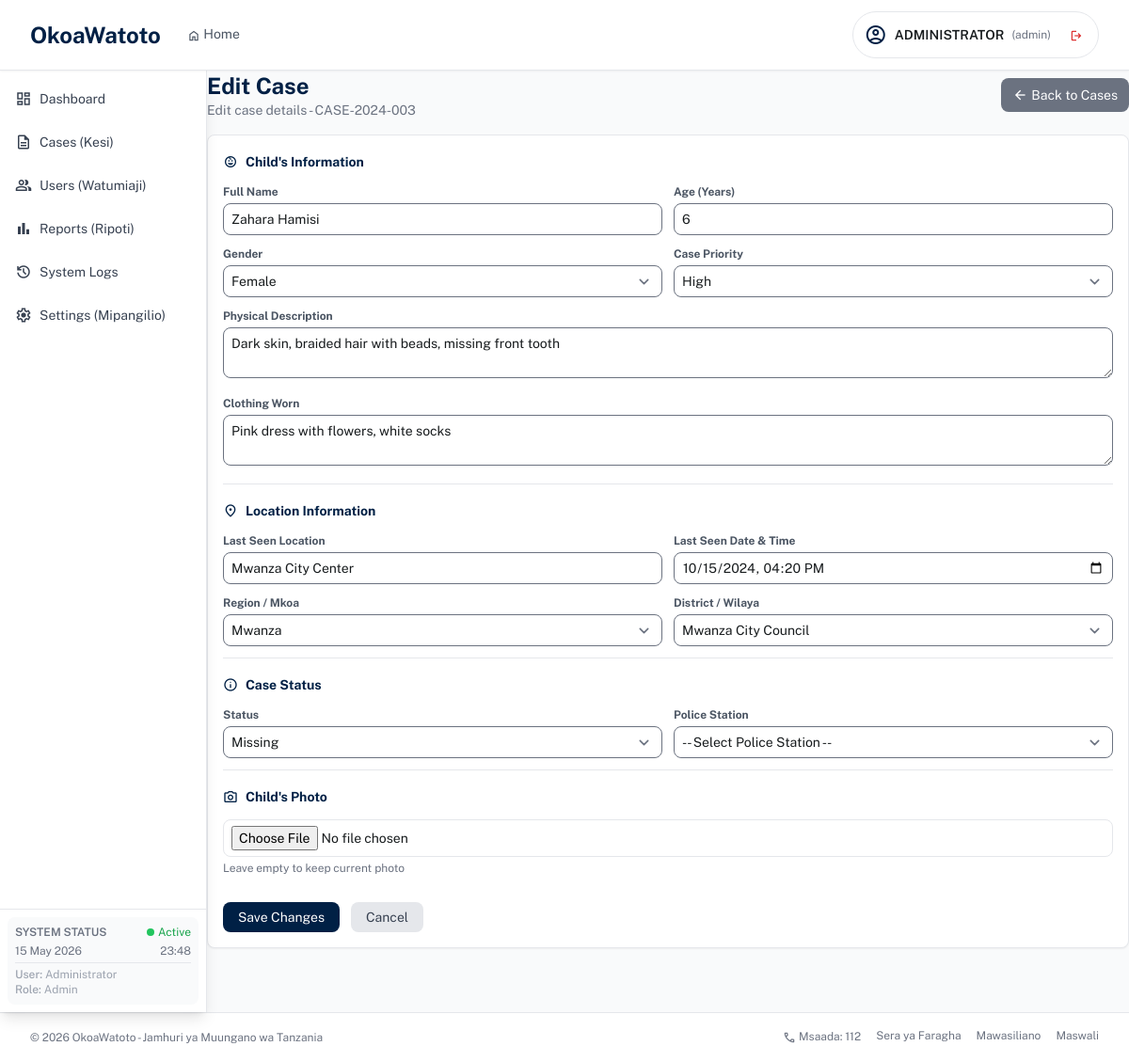
Page /admin/edit-case.php?id=3 (signed in) on the committed database.
### tables this page shows
CREATE TABLE `children_reports` (
  `id` int(11) NOT NULL,
  `case_number` varchar(50) NOT NULL,
  `child_name` varchar(100) DEFAULT NULL,
  `age` int(11) DEFAULT NULL,
  `gender` enum('Male','Female','Other') DEFAULT NULL,
  `description` text DEFAULT NULL,
  `clothing` text DEFAULT NULL,
  `health_status` enum('Safe','Injured','In Danger','Unknown') DEFAULT 'Unknown',
  `status` enum('Missing','Found','Reunited') DEFAULT 'Missing',
  `last_seen_location` varchar(255) DEFAULT NULL,
  `region_id` int(11) DEFAULT NULL,
  `district_id` int(11) DEFAULT NULL,
  `ward_id` int(11) DEFAULT NULL,
  `last_seen_date` datetime DEFAULT NULL,
  `specific_address` text DEFAULT NULL,
  `latitude` decimal(10,8) DEFAULT NULL,
  `longitude` decimal(11,8) DEFAULT NULL,
  `photo` varchar(255) DEFAULT NULL,
  `additional_photos` text DEFAULT NULL,
  `reporter_name` varchar(100) DEFAULT NULL,
  `reporter_phone` varchar(20) DEFAULT NULL,
  `reporter_email` varchar(100) DEFAULT NULL,
  `reporter_type` enum('Parent','Police','Witness','Other','Relative','Teacher') DEFAULT NULL,
  `reporter_id` int(11) DEFAULT NULL,
  `police_station_id` int(11) DEFAULT NULL,
  `investigating_officer` varchar(100) DEFAULT NULL,
  `officer_badge` varchar(50) DEFAULT NULL,
  `case_priority` enum('High','Medium','Low') DEFAULT 'Medium',
  `created_at` timestamp NOT NULL DEFAULT current_timestamp(),
  `updated_at` timestamp NOT NULL DEFAULT current_timestamp() ON UPDATE current_timestamp()
);

CREATE TABLE `regions` (
  `id` int(11) NOT NULL,
  `region_name` varchar(100) NOT NULL,
  `region_code` varchar(10) DEFAULT NULL,
  `created_at` timestamp NOT NULL DEFAULT current_timestamp(),
  `latitude` decimal(10,8) DEFAULT NULL,
  `longitude` decimal(11,8) DEFAULT NULL
);

### admin/edit-case.php (the view, shortened to what this page needs)
<?php
require_once '../config/database.php';
require_once 'includes/admin-header.php';
$case_id = isset($_GET['id']) ? (int)$_GET['id'] : 0;
$case_type = $_GET['type'] ?? 'missing';
if ($case_type == 'missing') {
    $stmt = $pdo->prepare("SELECT * FROM children_reports WHERE id = ?");
    $stmt->execute([$case_id]);
    $case = $stmt->fetch();
    $stmt_regions = $pdo->query("SELECT id, region_name FROM regions ORDER BY region_name");
    $regions = $stmt_regions->fetchAll();
    $stmt_districts = $pdo->query("SELECT id, region_id, district_name FROM districts ORDER BY district_name");
    $all_districts = $stmt_districts->fetchAll();
    $districts_by_region = [];
    foreach ($all_districts as $district) {
        $districts_by_region[$district['region_id']][] = $district;
    }
}
require_once 'includes/admin-sidebar.php';
?>
<div class="mb-4">
    <div class="flex flex-col md:flex-row justify-between items-start md:items-center gap-3">
        <div>
            <h1 class="text-xl md:text-2xl font-bold text-primary">Edit Case</h1>
            <p class="text-gray-500 text-sm">Edit case details - <?php echo $case['case_number']; ?></p>
        </div>
        <a href="cases.php?type=<?php echo $case_type; ?>" class="bg-gray-500 text-white px-3 py-1.5 rounded-lg text-sm hover:bg-gray-600 transition-colors flex items-center gap-1">
            <span class="material-symbols-outlined text-base">arrow_back</span>
            Back to Cases
        </a>
    </div>
</div>
<div class="bg-white rounded-lg border border-gray-200 shadow-sm">
    <?php if($case_type == 'missing'): ?>
    <form method="POST" enctype="multipart/form-data" class="p-4 space-y-4">
        <div class="border-b border-gray-200 pb-3">
            <h2 class="text-sm font-bold text-primary mb-3 flex items-center gap-2">
                <span class="material-symbols-outlined text-base">child_care</span>
                Child's Information
            </h2>
            <div class="grid grid-cols-1 md:grid-cols-2 gap-3">
                <div>
                    <label class="block text-xs font-bold mb-1 text-gray-600">Full Name</label>
                    <input type="text" name="child_name" value="<?php echo htmlspecialchars($case['child_name']); ?>" required
                           class="w-full px-2 py-1.5 text-sm border rounded-lg focus:ring-2 focus:ring-primary">
                </div>
                <div>
                    <label class="block text-xs font-bold mb-1 text-gray-600">Age (Years)</label>
                    <input type="number" name="age" value="<?php echo $case['age']; ?>" required
                           class="w-full px-2 py-1.5 text-sm border rounded-lg focus:ring-2 focus:ring-primary">
                </div>
                <div>
                    <label class="block text-xs font-bold mb-1 text-gray-600">Gender</label>
                    <select name="gender" required class="w-full px-2 py-1.5 text-sm border rounded-lg">
                        <option value="Female" <?php echo $case['gender'] == 'Female' ? 'selected' : ''; ?>>Female</option>
                    </select>
                </div>
                <div>
                    <label class="block text-xs font-bold mb-1 text-gray-600">Case Priority</label>
                    <select name="case_priority" class="w-full px-2 py-1.5 text-sm border rounded-lg">
                        <option value="High" <?php echo ($case['case_priority'] ?? 'Medium') == 'High' ? 'selected' : ''; ?>>High</option>
                    </select>
                </div>
            </div>
            <div class="mt-3">
                <label class="block text-xs font-bold mb-1 text-gray-600">Physical Description</label>
                <textarea name="description" rows="2" required
                          class="w-full px-2 py-1.5 text-sm border rounded-lg"><?php echo htmlspecialchars($case['description']); ?></textarea>
            </div>
            <div class="mt-3">
                <label class="block text-xs font-bold mb-1 text-gray-600">Clothing Worn</label>
                <textarea name="clothing" rows="2" required
                          class="w-full px-2 py-1.5 text-sm border rounded-lg"><?php echo htmlspecialchars($case['clothing']); ?></textarea>
            </div>
        </div>
        <div class="border-b border-gray-200 pb-3">
            <h2 class="text-sm font-bold text-primary mb-3 flex items-center gap-2">
                <span class="material-symbols-outlined text-base">location_on</span>
                Location Information
            </h2>
            <div class="grid grid-cols-1 md:grid-cols-2 gap-3">
                <div>
                    <label class="block text-xs font-bold mb-1 text-gray-600">Last Seen Location</label>
                    <input type="text" name="last_seen_location" value="<?php echo htmlspecialchars($case['last_seen_location']); ?>" required
                           class="w-full px-2 py-1.5 text-sm border rounded-lg">
                </div>
                <div>
                    <label class="block text-xs font-bold mb-1 text-gray-600">Last Seen Date & Time</label>
                    <input type="datetime-local" name="last_seen_date" value="<?php echo date('Y-m-d\TH:i', strtotime($case['last_seen_date'])); ?>" required
                           class="w-full px-2 py-1.5 text-sm border rounded-lg">
                </div>
                <div>
                    <label class="block text-xs font-bold mb-1 text-gray-600">Region / Mkoa</label>
                    <select name="region_id" id="region_id" class="w-full px-2 py-1.5 text-sm border rounded-lg" onchange="updateDistricts()">
                        <?php foreach($regions as $region): ?>
                        <option value="<?php echo $region['id']; ?>" <?php echo $case['region_id'] == $region['id'] ? 'selected' : ''; ?>>
                            <?php echo htmlspecialchars($region['region_name']); ?>
                        </option>
                        <?php endforeach; ?>
                    </select>
                </div>
                <div>
                    <label class="block text-xs font-bold mb-1 text-gray-600">District / Wilaya</label>
                    <select name="district_id" id="district_id" class="w-full px-2 py-1.5 text-sm border rounded-lg">
                        <?php
                        if (!empty($case['region_id']) && isset($districts_by_region[$case['region_id']])) {
                            foreach ($districts_by_region[$case['region_id']] as $district) {
                                $selected = ($case['district_id'] == $district['id']) ? 'selected' : '';
                                echo '<option value="' . $district['id'] . '" ' . $selected . '>' . htmlspecialchars($district['district_name']) . '</option>';
                            }
                        }
                        ?>
                    </select>
                </div>
            </div>
        </div>
        <div class="border-b border-gray-200 pb-3">
            <h2 class="text-sm font-bold text-primary mb-3 flex items-center gap-2">
                <span class="material-symbols-outlined text-base">info</span>
                Case Status
            </h2>
            <div class="grid grid-cols-1 md:grid-cols-2 gap-3">
                <div>
                    <label class="block text-xs font-bold mb-1 text-gray-600">Status</label>
                    <select name="status" class="w-full px-2 py-1.5 text-sm border rounded-lg">
                        <option value="Missing" <?php echo $case['status'] == 'Missing' ? 'selected' : ''; ?>>Missing</option>
                    </select>
                </div>
                <div>
                    <label class="block text-xs font-bold mb-1 text-gray-600">Police Station</label>
                    <select name="police_station_id" class="w-full px-2 py-1.5 text-sm border rounded-lg">
                        <option value="">-- Select Police Station --</option>
                    </select>
                </div>
            </div>
        </div>
        <div>
            <h2 class="text-sm font-bold text-primary mb-3 flex items-center gap-2">
                <span class="material-symbols-outlined text-base">photo_camera</span>
                Child's Photo
            </h2>
            <input type="file" name="photo" accept="image/*" class="w-full px-2 py-1.5 text-sm border rounded-lg">
            <p class="text-xs text-gray-500 mt-1">Leave empty to keep current photo</p>
        </div>
        <div class="flex gap-3 pt-3">
            <button type="submit" class="bg-primary text-white px-4 py-1.5 rounded-lg text-sm hover:bg-primary/90 transition-colors">
                Save Changes
            </button>
            <a href="cases.php?type=missing" class="bg-gray-200 text-gray-700 px-4 py-1.5 rounded-lg text-sm hover:bg-gray-300 transition-colors">
                Cancel
            </a>
        </div>
    </form>
    <?php endif; ?>
</div>
<?php require_once 'includes/admin-footer.php'; ?>

### admin/includes/admin-header.php (style rules this page uses)
body { font-family: 'Public Sans', sans-serif; background-color: #f7fafc; }
.material-symbols-outlined { font-variation-settings: 'FILL' 0, 'wght' 400, 'GRAD' 0, 'opsz' 24; display: inline-block; vertical-align: middle; }

### rows in the picture
children_reports: case_number "CASE-2024-003", child_name "Zahara Hamisi", age "6", gender "Female", case_priority "High", description "Dark skin, braided hair with beads, missing front tooth", clothing "Pink dress with flowers, white socks", last_seen_location "Mwanza City Center", last_seen_date "10/15/2024 16:20", region_id "Mwanza", status "Missing"

### other values in the picture
$_SESSION['user_name'] "ADMINISTRATOR"
$_SESSION['user_role'] "admin"
$_SESSION['user_name'] "Administrator"
$_SESSION['user_role'] "Admin"
form field district_id "Mwanza City Council"
